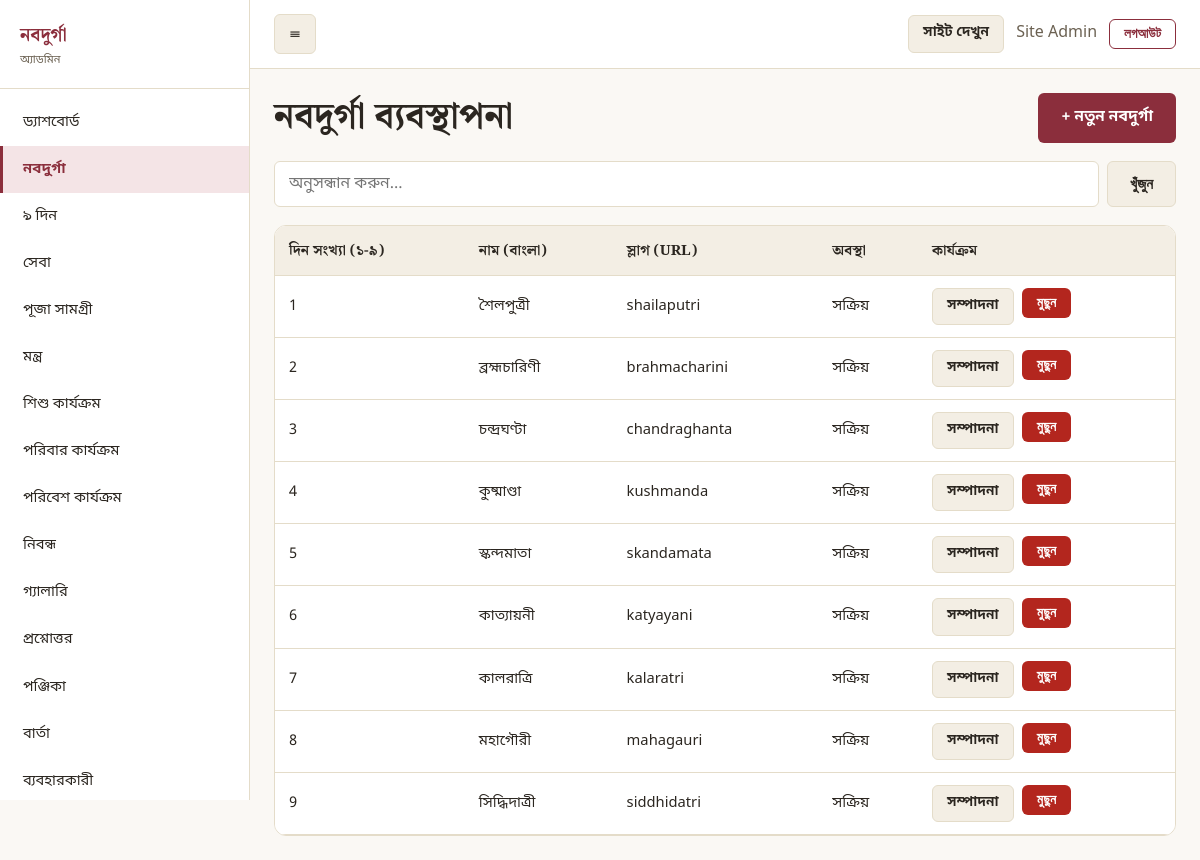
/admin/navadurga (signed in), run on the app's committed database.
### tables this page shows
CREATE TABLE IF NOT EXISTS users (
    id INT UNSIGNED AUTO_INCREMENT PRIMARY KEY,
    name VARCHAR(150) NOT NULL,
    email VARCHAR(190) NOT NULL UNIQUE,
    password_hash VARCHAR(255) NOT NULL,
    role_id INT UNSIGNED NOT NULL DEFAULT 1,
    avatar VARCHAR(255) NULL,
    status ENUM('active','banned') NOT NULL DEFAULT 'active',
    email_verified_at DATETIME NULL,
    remember_token VARCHAR(100) NULL,
    created_at DATETIME NOT NULL DEFAULT CURRENT_TIMESTAMP,
    updated_at DATETIME NOT NULL DEFAULT CURRENT_TIMESTAMP ON UPDATE CURRENT_TIMESTAMP,
    CONSTRAINT fk_users_role FOREIGN KEY (role_id) REFERENCES roles(id) ON DELETE RESTRICT,
    INDEX idx_users_email (email)
);

CREATE TABLE IF NOT EXISTS navadurga (
    id INT UNSIGNED AUTO_INCREMENT PRIMARY KEY,
    day_number TINYINT UNSIGNED NOT NULL UNIQUE,
    name_bn VARCHAR(150) NOT NULL,
    name_en VARCHAR(150) NULL,
    sanskrit_name VARCHAR(150) NULL,
    slug VARCHAR(150) NOT NULL UNIQUE,
    alternative_names VARCHAR(255) NULL,
    short_description TEXT NULL,
    detailed_description LONGTEXT NULL,
    name_meaning TEXT NULL,
    traditional_symbolism TEXT NULL,
    iconography TEXT NULL,
    vehicle VARCHAR(150) NULL,
    hands VARCHAR(50) NULL,
    weapons VARCHAR(255) NULL,
    objects VARCHAR(255) NULL,
    colour VARCHAR(100) NULL,
    associated_quality VARCHAR(255) NULL,
    associated_chakra VARCHAR(100) NULL,
    traditional_association TEXT NULL,
    traditional_food VARCHAR(255) NULL,
    puja_significance TEXT NULL,
    story LONGTEXT NULL,
    mantra TEXT NULL,
    stotra TEXT NULL,
    scriptural_sources TEXT NULL COMMENT 'source citations, never fabricated',
    regional_variations TEXT NULL,
    modern_interpretation TEXT NULL,
    seva_note TEXT NULL COMMENT 'website suggested seva disclaimer text',
    image VARCHAR(255) NULL,
    seo_title VARCHAR(255) NULL,
    seo_description VARCHAR(500) NULL,
    status ENUM('active','inactive') NOT NULL DEFAULT 'active',
    created_at DATETIME NOT NULL DEFAULT CURRENT_TIMESTAMP,
    updated_at DATETIME NOT NULL DEFAULT CURRENT_TIMESTAMP ON UPDATE CURRENT_TIMESTAMP,
    INDEX idx_navadurga_slug (slug)
);

### app/views/admin/crud/index.php (the view, shortened to what the rows shown need)
<?php
$fieldMap = [];
foreach ($fields as $f) { $fieldMap[$f['key']] = $f; }
if (!function_exists('admin_display_value')) {
function admin_display_value($field, $value) {
    if (($field['type'] ?? '') === 'select' && isset($field['options'][$value])) {
        return $field['options'][$value];
    }
    return e(truncate((string) $value, 60));
}
}
?>
<div class="admin-toolbar">
    <h1 class="mb-0"><?= e($title) ?> ব্যবস্থাপনা</h1>
    <a href="<?= url("/{$routeBase}/create") ?>" class="btn btn-primary">+ নতুন <?= e($title) ?></a>
</div>
<form method="GET" class="admin-search" style="margin-bottom:18px;">
    <input type="text" name="q" value="<?= e($q) ?>" class="form-control" placeholder="অনুসন্ধান করুন...">
    <button type="submit" class="btn btn-ghost">খুঁজুন</button>
</form>
<?php if (empty($items)): ?>
    <div class="empty-state">
        <div class="icon">🔍</div>
        <p>কোনো তথ্য পাওয়া যায়নি।</p>
    </div>
<?php else: ?>
<div class="table-responsive">
    <table class="data-table stack-mobile">
        <thead>
            <tr>
                <?php foreach ($listColumns as $col): ?>
                    <th><?= e($fieldMap[$col]['label'] ?? $col) ?></th>
                <?php endforeach; ?>
                <th>কার্যক্রম</th>
            </tr>
        </thead>
        <tbody>
            <?php foreach ($items as $item): ?>
                <tr>
                    <?php foreach ($listColumns as $col): ?>
                        <td data-label="<?= e($fieldMap[$col]['label'] ?? $col) ?>"><?= admin_display_value($fieldMap[$col] ?? [], $item[$col] ?? null) ?></td>
                    <?php endforeach; ?>
                    <td data-label="কার্যক্রম">
                        <div class="table-actions">
                            <a class="btn btn-ghost btn-sm" href="<?= url("/{$routeBase}/{$item['id']}/edit") ?>">সম্পাদনা</a>
                            <form method="POST" action="<?= url("/{$routeBase}/{$item['id']}/delete") ?>" onsubmit="return confirm('আপনি কি নিশ্চিতভাবে এটি মুছে ফেলতে চান?');">
                                <button type="submit" class="btn btn-danger btn-sm">মুছুন</button>
                            </form>
                        </div>
                    </td>
                </tr>
            <?php endforeach; ?>
        </tbody>
    </table>
</div>
<?php endif; ?>

### app/core/Router.php (shortened to what the rows shown need)
<?php
class Router
{
    protected array $routes = [];
    protected string $basePath = '';
    public function setBasePath(string $path): void
    {
        $this->basePath = rtrim($path, '/');
    }
    protected function add(string $method, string $uri, $handler, array $middleware): void
    {
        $this->routes[] = [
            'method' => $method,
            'uri' => '/' . trim($uri, '/'),
            'handler' => $handler,
            'middleware' => $middleware,
        ];
    }
    public function dispatch(Request $request): void
    {
        $method = $request->method();
        $uri = $request->uriPath($this->basePath);
        foreach ($this->routes as $route) {
            if ($route['method'] !== $method) {
                continue;
            }
            $pattern = $this->compile($route['uri']);
            if (preg_match($pattern, $uri, $matches)) {
                $params = array_filter($matches, 'is_string', ARRAY_FILTER_USE_KEY);
                foreach ($route['middleware'] as $middlewareClass) {
                    $middleware = new $middlewareClass();
                    if ($middleware->handle($request) === false) {
                        return;
                    }
                }
                $this->call($route['handler'], $request, $params);
                return;
            }
        }
    }
    protected function compile(string $uri): string
    {
        $pattern = preg_replace('#\{([a-zA-Z_][a-zA-Z0-9_]*)\}#', '(?P<$1>[^/]+)', $uri);
        return '#^' . $pattern . '$#u';
    }
    protected function call($handler, Request $request, array $params): void
    {
        [$class, $method] = $handler;
        $controller = new $class();
        call_user_func_array([$controller, $method], array_merge([$request], array_values($params)));
    }
}

### app/views/layouts/admin.php (shortened to what the rows shown need)
<?php
$__title = isset($title) ? $title . ' — অ্যাডমিন' : 'অ্যাডমিন প্যানেল';
$__adminUser = auth_user();
?><!DOCTYPE html>
<html lang="bn">
<head>
<title><?= e($__title) ?> — <?= e(setting('site_name', 'নবদুর্গা')) ?></title>
<link rel="stylesheet" href="<?= asset('css/app.css') ?>">
<link rel="stylesheet" href="<?= asset('css/admin.css') ?>">
</head>
<body>
<div class="admin-shell">
    <aside class="admin-sidebar">
        <a href="<?= url('/admin') ?>" class="admin-brand"><?= e(setting('site_name', 'নবদুর্গা')) ?> <span>অ্যাডমিন</span></a>
        <nav>
            <?php $__dashActive = rtrim(parse_url($_SERVER['REQUEST_URI'] ?? '/', PHP_URL_PATH), '/') === rtrim(url('/admin'), '/'); ?>
            <a href="<?= url('/admin') ?>" class="<?= $__dashActive ? 'active' : '' ?>">ড্যাশবোর্ড</a>
            <a href="<?= url('/admin/navadurga') ?>" class="<?= active_class('/admin/navadurga') ?>">নবদুর্গা</a>
            <a href="<?= url('/admin/navaratri') ?>" class="<?= active_class('/admin/navaratri') ?>">৯ দিন</a>
            <a href="<?= url('/admin/seva') ?>" class="<?= active_class('/admin/seva') ?>">সেবা</a>
            <a href="<?= url('/admin/puja-items') ?>" class="<?= active_class('/admin/puja-items') ?>">পূজা সামগ্রী</a>
            <a href="<?= url('/admin/mantras') ?>" class="<?= active_class('/admin/mantras') ?>">মন্ত্র</a>
            <a href="<?= url('/admin/children') ?>" class="<?= active_class('/admin/children') ?>">শিশু কার্যক্রম</a>
            <a href="<?= url('/admin/family') ?>" class="<?= active_class('/admin/family') ?>">পরিবার কার্যক্রম</a>
            <a href="<?= url('/admin/environment') ?>" class="<?= active_class('/admin/environment') ?>">পরিবেশ কার্যক্রম</a>
            <a href="<?= url('/admin/articles') ?>" class="<?= active_class('/admin/articles') ?>">নিবন্ধ</a>
            <a href="<?= url('/admin/gallery') ?>" class="<?= active_class('/admin/gallery') ?>">গ্যালারি</a>
            <a href="<?= url('/admin/faq') ?>" class="<?= active_class('/admin/faq') ?>">প্রশ্নোত্তর</a>
            <a href="<?= url('/admin/calendar') ?>" class="<?= active_class('/admin/calendar') ?>">পঞ্জিকা</a>
            <a href="<?= url('/admin/messages') ?>" class="<?= active_class('/admin/messages') ?>">বার্তা</a>
            <a href="<?= url('/admin/users') ?>" class="<?= active_class('/admin/users') ?>">ব্যবহারকারী</a>
        </nav>
    </aside>
    <div class="admin-main">
        <header class="admin-topbar">
            <button class="menu-toggle" id="admin-sidebar-toggle" aria-label="মেনু" style="display:none;">☰</button>
            <div class="flex items-center gap-12">
                <a href="<?= url('/') ?>" class="btn btn-ghost btn-sm" target="_blank" rel="noopener">সাইট দেখুন</a>
                <span class="text-muted"><?= e($__adminUser['name'] ?? '') ?></span>
                <form method="POST" action="<?= url('/logout') ?>">
                    <button type="submit" class="btn btn-outline btn-sm">লগআউট</button>
                </form>
            </div>
        </header>
        <div class="admin-content">
            <?= $content ?>
        </div>
    </div>
</div>
</body>
</html>

### data on the page
users: name "Site Admin"
navadurga: day_number "1", name_bn "শৈলপুত্রী", slug "shailaputri", status "সক্রিয়"
navadurga: day_number "2", name_bn "ব্রহ্মচারিণী", slug "brahmacharini", status "সক্রিয়"
navadurga: day_number "3", name_bn "চন্দ্রঘণ্টা", slug "chandraghanta", status "সক্রিয়"
navadurga: day_number "4", name_bn "কুষ্মাণ্ডা", slug "kushmanda", status "সক্রিয়"
navadurga: day_number "5", name_bn "স্কন্দমাতা", slug "skandamata", status "সক্রিয়"
navadurga: day_number "6", name_bn "কাত্যায়নী", slug "katyayani", status "সক্রিয়"
navadurga: day_number "7", name_bn "কালরাত্রি", slug "kalaratri", status "সক্রিয়"
navadurga: day_number "8", name_bn "মহাগৌরী", slug "mahagauri", status "সক্রিয়"
navadurga: day_number "9", name_bn "সিদ্ধিদাত্রী", slug "siddhidatri", status "সক্রিয়"

### other printed values
setting('site_name', 'নবদুর্গা') "নবদুর্গা"
$fieldMap[$col]['label'] "দিন সংখ্যা (১-৯)"
$fieldMap[$col]['label'] "নাম (বাংলা)"
$fieldMap[$col]['label'] "স্লাগ (URL)"
$fieldMap[$col]['label'] "অবস্থা"
